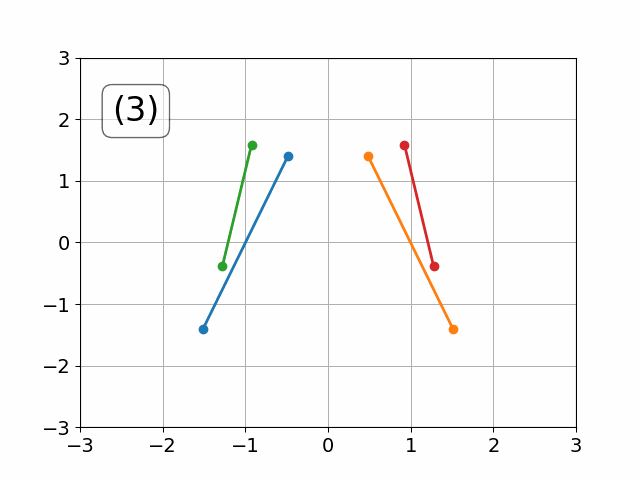
#> input picture supplementary/Animation_S03_mode_3.gif, 640 x 480 px; its folder holds 4 pictures in this run
$ python verify_animation_modes.py
#> lines starting #> are read from the running program, lines starting #| are printed output that depends on the picture; after the words box and inside, x2 and y2 are one past the last pixel; in counts of white or black regions, pixels touching at a corner belong together
"""Check that each published animation supplementary/Animation_SNN_mode_N.gif (N = 3..12) shows normal mode N.
(These are the notebook GIFs rods_animation_mode_N_one_period.gif, renamed by supplementary_animations.py.)

Method (independent of the notebook): the rod positions are measured from the GIF pixels and compared
with the normal modes computed by an independent re-implementation of the model (as check_model.py).
  * Each rod is drawn in its own matplotlib colour (C0..C3). For a frame, the rod centre is the centroid
    of its pixels and the rod angle is the principal axis of those pixels (both in data coordinates).
  * The GIF shows q(t) = q0 + A cos(2 pi t/T); frame 0 is +A and frame 49 is -A (99 frames per period).
    The measured mode displacement is d = (q(frame 0) - q(frame 49))/2, which cancels drawing offsets.
  * d is mass-weighted (sqrt(W) d) and compared with every eigenvector v_n of C~ by |cos| of the angle.
Result: the mode with |cos| close to 1 is the mode shown in the GIF.
Run from the repository root (the folder that contains scripts/):  python scripts/verify_animation_modes.py
"""
import os
import numpy as np
from PIL import Image

HERE = os.path.dirname(os.path.abspath(__file__))
SUP = os.path.join(os.path.dirname(HERE), "supplementary")

rod = [(-1, 0, np.pi/2 - np.pi/9, 3), (1, 0, np.pi/2 + np.pi/9, 3),
       (-1.1, 0.5, np.pi/2 - np.pi/20, 2), (1.1, 0.5, np.pi/2 + np.pi/20, 2)]
conn = [("r1","r2"),("r1","r2"),("r1","r3"),("r2","r4"),("r1","r3"),("r2","r4"),
        ("r1","f2"),("r3","f1"),("r2","f4"),("r4","f3")]
loc = [[1,1],[-1,-1],[-0.5,-1.0],[-0.5,-1.0],[1.4,0.85],[1.4,0.85],[-1.5,0],[1,0],[-1.5,0],[1,0]]
fp = [(-3,2), (-3,-2), (3,2), (3,-2)]
kk = np.array([1, 2, 100, 100, 1, 1, 1, 1, 1, 1.])          # ratios only matter for the mode shapes
m = np.array([3, 3, 2, 2.]); I = m*np.array([r[3] for r in rod])**2/12
W = np.array([w for i in range(4) for w in (m[i], m[i], I[i])])
q0 = np.array([v for r in rod for v in r[:3]])
def pt(q, end, d):
    if end[0] == 'f': return np.array(fp[int(end[1:])-1], float)
    i = int(end[1:])-1; x, y, t = q[3*i:3*i+3]
    return np.array([x + d*np.cos(t), y + d*np.sin(t)])
def lengths(q): return np.array([np.linalg.norm(pt(q,a,loc[j][0]) - pt(q,b,loc[j][1])) for j,(a,b) in enumerate(conn)])
h = 1e-7
B = np.array([(lengths(q0+h*e) - lengths(q0-h*e))/(2*h) for e in np.eye(12)]).T
Ct = (B/np.sqrt(W)).T @ np.diag(kk) @ (B/np.sqrt(W))          # = -C~ (positive semidefinite)
lam, V = np.linalg.eigh(Ct)                                    # ascending: modes 1..12

# default matplotlib figure 640x480, axes [0.125, 0.11, 0.775, 0.77], limits -3..3
def to_data(px, py):
    return -3 + (px - 80)/(0.775*640)*6, -3 + ((480 - py) - 0.11*480)/(0.77*480)*6
COL = np.array([(31,119,180), (255,127,14), (44,160,44), (214,39,40)], float)

def measure(img):
    a = np.asarray(img.convert('RGB'), float)
    out = []
    for c in COL:
        mask = np.linalg.norm(a - c, axis=2) < 40
        py, px = np.nonzero(mask)
        x, y = to_data(px, py)
        xc, yc = x.mean(), y.mean()
        ev, evec = np.linalg.eigh(np.cov(np.vstack([x - xc, y - yc])))
        ux, uy = evec[:, -1]
        th = np.arctan2(uy, ux) % np.pi                       # rods are near-vertical: angle in (0, pi)
        out += [xc, yc, th]
    return np.array(out)

lines = ["Animation file -> best-matching computed mode (|cos|), second best", ""]
for n in range(3, 13):
    g = Image.open(os.path.join(SUP, f"Animation_S{n:02d}_mode_{n}.gif"))
#> g is the input picture: PIL image 640x480 P; mean R, G, B, A 249.4, 249.2, 249, 255
    g.seek(0); qa = measure(g)
#> the loop in measure, `for c in COL:` made 4 passes
#> (xc, yc, ev, evec, ux, uy, th, out) on passes 1 to 2: (-1, -0.00081, [0.000288, 1.09], [[-0.939, 0.344], [0.344, 0.939]], 0.344, 0.939, 1.22, [-1, -0.00081, 1.22]), (0.997, -0.0043, [0.000275, 1.09], [[-0.939, -0.344], [-0.344, 0.939]], -0.344, 0.939, 1.92, [-1, -0.00081, 1.22, 0.997, -0.0043, 1.92])
#> (xc, yc, ev, evec, ux, uy, th) on passes 3 to 4: (-1.11, 0.605, [0.000349, 0.542], [[-0.984, 0.18], [0.18, 0.984]], 0.18, 0.984, 1.39), (1.1, 0.6, [0.000344, 0.551], [[-0.984, -0.18], [-0.18, 0.984]], -0.18, 0.984, 1.75)
#> pass 1, in measure, `mask = np.linalg.norm(a - c, axis=2) < 40`:
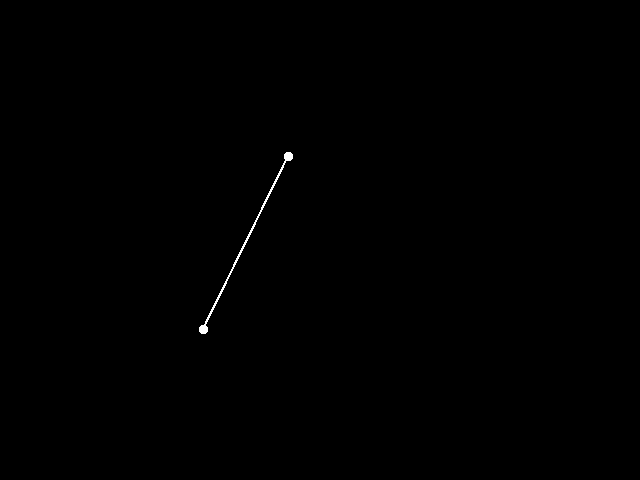
#> mask: shape (480, 640) bool; 0.17% white in thin lines or dots, all inside (x1, y1, x2, y2) = (199, 152, 293, 334)
#> pass 3, in measure, `mask = np.linalg.norm(a - c, axis=2) < 40`:
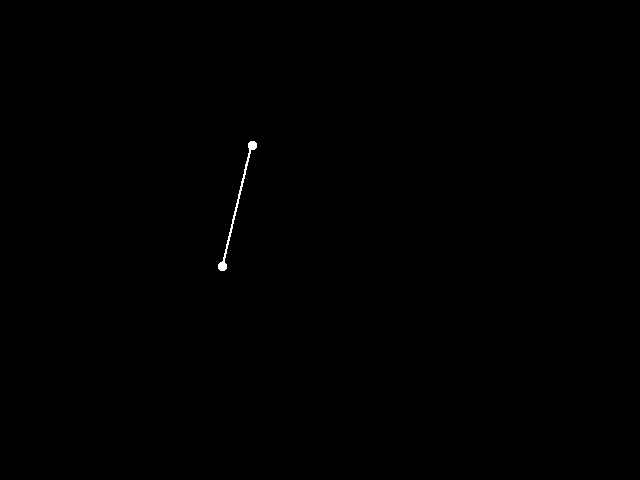
#> mask: shape (480, 640) bool; 0.13% white; 1 white region, box (x1, y1, x2, y2) and area: (218, 141, 257, 271) 389
#> after the loop in measure, `for c in COL:`:
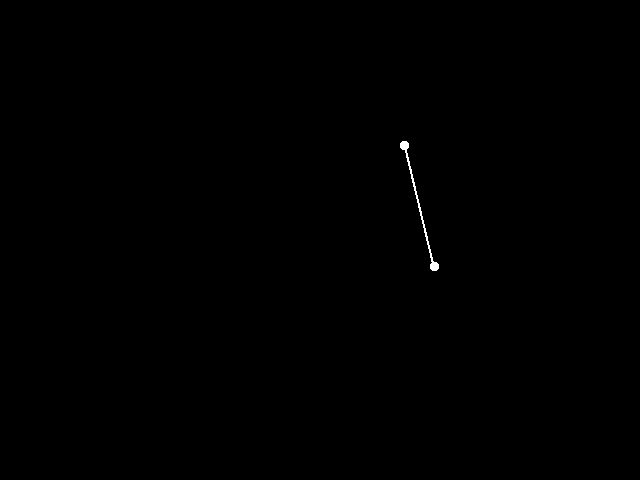
#> mask: shape (480, 640) bool; 0.12% white; 1 white region, box (x1, y1, x2, y2) and area: (400, 141, 439, 271) 374
#> after `qa = measure(g)`: qa = [-1, -0.00081, 1.22, 0.997, -0.0043, 1.92, -1.11, 0.605, 1.39, 1.1, 0.6, 1.75]
    g.seek(49); qb = measure(g)
#> the loop in measure (call 2), `for c in COL:` made 4 passes
#> (xc, yc, ev, evec, ux, uy, th, out) on passes 1 to 2: (-0.995, 0.0423, [0.000287, 1.12], [[-0.941, 0.339], [0.339, 0.941]], 0.339, 0.941, 1.22, [-0.995, 0.0423, 1.22]), (0.989, 0.0342, [0.000291, 1.12], [[-0.941, -0.339], [-0.339, 0.941]], -0.339, 0.941, 1.92, [-0.995, 0.0423, 1.22, 0.989, 0.0342, 1.92])
#> (xc, yc, ev, evec, ux, uy, th) on passes 3 to 4: (-1.1, 0.401, [0.000336, 0.544], [[-0.991, 0.134], [0.134, 0.991]], 0.134, 0.991, 1.44), (1.1, 0.398, [0.000343, 0.551], [[-0.991, -0.134], [-0.134, 0.991]], -0.134, 0.991, 1.71)
#> pass 1, in measure (call 2), `mask = np.linalg.norm(a - c, axis=2) < 40`:
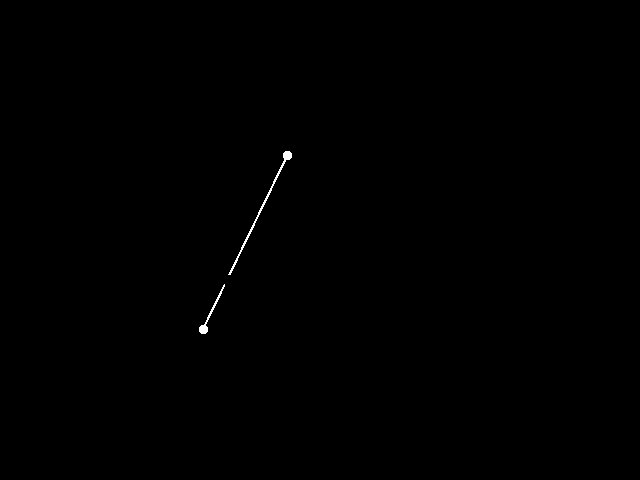
#> mask: shape (480, 640) bool; 0.16% white in thin lines or dots, all inside (x1, y1, x2, y2) = (199, 151, 292, 334)
#> pass 2, in measure (call 2), `mask = np.linalg.norm(a - c, axis=2) < 40`:
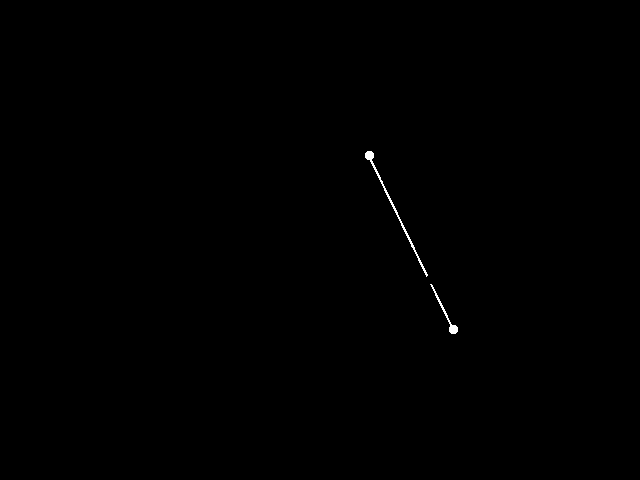
#> mask: shape (480, 640) bool; 0.17% white in thin lines or dots, all inside (x1, y1, x2, y2) = (365, 151, 458, 334)
#> pass 3, in measure (call 2), `mask = np.linalg.norm(a - c, axis=2) < 40`:
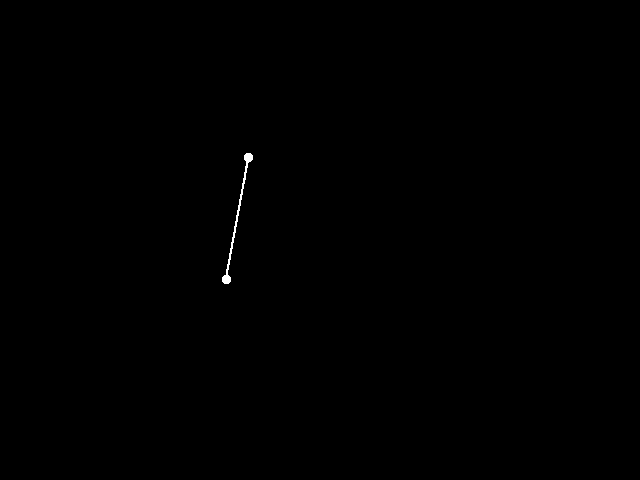
#> mask: shape (480, 640) bool; 0.13% white; 1 white region, box (x1, y1, x2, y2) and area: (222, 153, 253, 284) 386
#> after the loop in measure (call 2), `for c in COL:`:
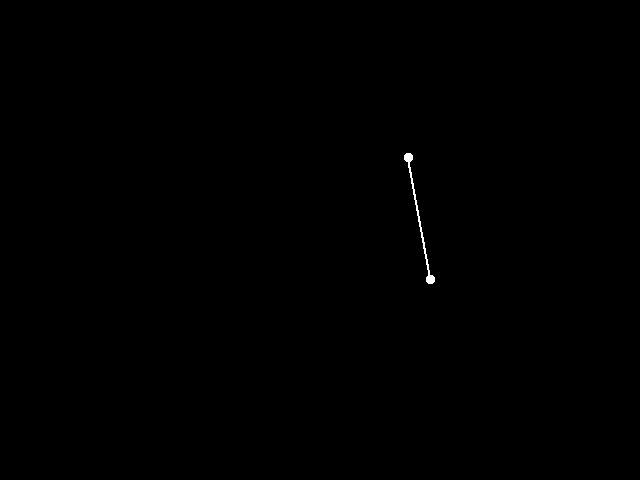
#> mask: shape (480, 640) bool; 0.12% white; 1 white region, box (x1, y1, x2, y2) and area: (404, 153, 435, 284) 374
#> after `qb = measure(g)`: qb = [-0.995, 0.0423, 1.22, 0.989, 0.0342, 1.92, -1.1, 0.401, 1.44, 1.1, 0.398, 1.71]
    d = (qa - qb)/2
#> d = [-0.0049, -0.0216, -0.0025, 0.00404, -0.0193, 0.00244, -0.000641, 0.102, -0.0229, 0.000728, 0.101, 0.023]
    dm = np.sqrt(W)*d; dm /= np.linalg.norm(dm)
#> after `dm = np.sqrt(W) * d`: dm = [-0.00849, -0.0374, -0.00376, 0.00699, -0.0334, 0.00366, -0.000907, 0.144, -0.0187, 0.00103, 0.143, 0.0188]
#> after `dm /= np.linalg.norm(dm)`: dm = [-0.0402, -0.177, -0.0178, 0.0331, -0.158, 0.0173, -0.00429, 0.683, -0.0885, 0.00487, 0.677, 0.0891]
    c = np.abs(V.T @ dm); order = np.argsort(c)[::-1]
#> after `c = np.abs(V.T @ dm)`: c = [0.00206, 0.0123, 0.974, 0.211, 0.00573, 0.00329, 0.0292, 0.0535, 0.00199, 0.0388, 0.0039, 0.037]
#> after `order = np.argsort(c)[::-1]`: order = [2, 3, 7, 9, 11, 6, 1, 4, 10, 5, 0, 8]
    ok = "OK" if order[0] + 1 == n else "MISMATCH"
#> ok = 'OK'
    lines.append(f"Animation S{n:<2d} -> mode {order[0]+1:2d} (|cos| = {c[order[0]]:.3f});"
                 f" next: mode {order[1]+1:2d} ({c[order[1]]:.3f})   {ok}")
#> pass 2 of the loop `for n in range(3, 13):`:
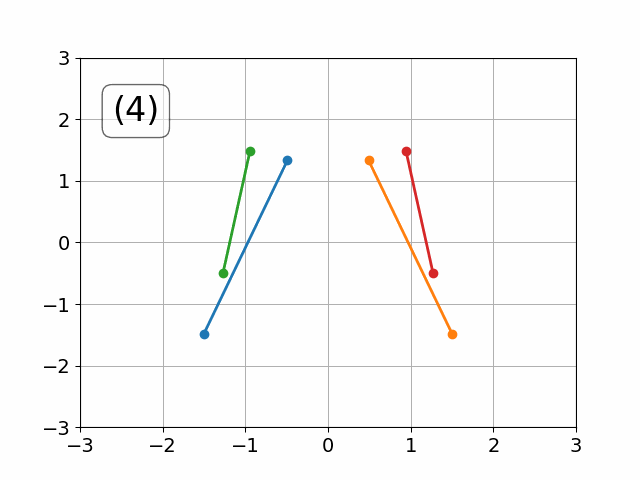
#> input picture supplementary/Animation_S04_mode_4.gif, 640 x 480 px
#> g is the input picture: PIL image 640x480 P; mean R, G, B, A 249.4, 249.2, 248.9, 255
#> the loop in measure (call 3), `for c in COL:` made 4 passes
#> (xc, yc, ev, evec, ux, uy, th, out) on passes 1 to 3: (-1, -0.0703, [0.000282, 1.09], [[-0.942, 0.336], [0.336, 0.942]], 0.336, 0.942, 1.23, [-1, -0.0703, 1.23]), (0.993, -0.0712, [0.000281, 1.09], [[-0.942, -0.336], [-0.336, 0.942]], -0.336, 0.942, 1.91, [-1, -0.0703, 1.23, 0.993, -0.0712, 1.91]), (-1.11, 0.5, [0.000341, 0.548], [[-0.987, 0.163], [0.163, 0.987]], 0.163, 0.987, 1.41, [-1, -0.0703, 1.23, 0.993, -0.0712, 1.91, -1.11, 0.5, 1.41])
#> pass 1, in measure (call 3), `mask = np.linalg.norm(a - c, axis=2) < 40`:
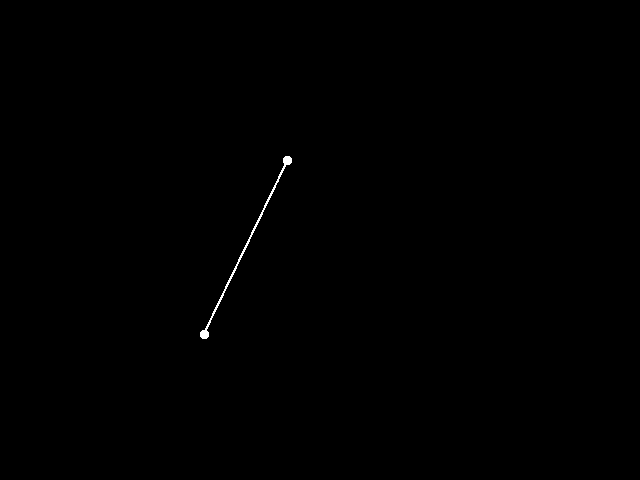
#> mask: shape (480, 640) bool; 0.17% white in thin lines or dots, all inside (x1, y1, x2, y2) = (200, 156, 292, 339)
#> qa = [-1, -0.0703, 1.23, 0.993, -0.0712, 1.91, -1.11, 0.5, 1.41, 1.1, 0.49, 1.73]
#> g: PIL image 640x480 RGBA
#> the loop in measure (call 4), `for c in COL:` made 4 passes
#> (xc, yc, ev, evec, ux, uy, th, out) on passes 1 to 3: (-1, 0.0944, [0.000292, 1.11], [[-0.938, 0.347], [0.347, 0.938]], 0.347, 0.938, 1.22, [-1, 0.0944, 1.22]), (0.998, 0.0869, [0.000285, 1.11], [[-0.938, -0.347], [-0.347, 0.938]], -0.347, 0.938, 1.92, [-1, 0.0944, 1.22, 0.998, 0.0869, 1.92]), (-1.1, 0.508, [0.00034, 0.537], [[-0.988, 0.151], [0.151, 0.988]], 0.151, 0.988, 1.42, [-1, 0.0944, 1.22, 0.998, 0.0869, 1.92, -1.1, 0.508, 1.42])
#> after the loop in measure (call 4), `for c in COL:`:
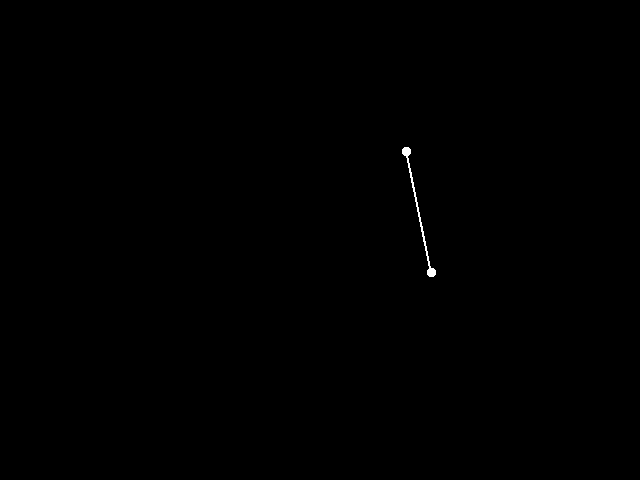
#> mask: shape (480, 640) bool; 0.12% white; 1 white region, box (x1, y1, x2, y2) and area: (402, 147, 436, 277) 370
#> qb = [-1, 0.0944, 1.22, 0.998, 0.0869, 1.92, -1.1, 0.508, 1.42, 1.09, 0.503, 1.72]
#> d = [0.00128, -0.0824, 0.00564, -0.00264, -0.079, -0.00561, -0.00642, -0.00431, -0.00575, 0.00686, -0.00678, 0.00571]
#> dm = [0.00221, -0.143, 0.00846, -0.00457, -0.137, -0.00841, -0.00908, -0.0061, -0.00469, 0.0097, -0.00959, 0.00466]
#> dm = [0.0111, -0.717, 0.0425, -0.0229, -0.688, -0.0423, -0.0456, -0.0306, -0.0236, 0.0488, -0.0482, 0.0234]
#> c = [0.003, 0.0215, 0.028, 0.999, 0.00932, 0.00433, 0.00616, 0.00898, 0.00483, 0.00399, 0.00689, 0.00381]
#> order = [3, 2, 1, 4, 7, 10, 6, 8, 5, 9, 11, 0]
#> (the run stopped early here; a loop or call above may not have finished)
